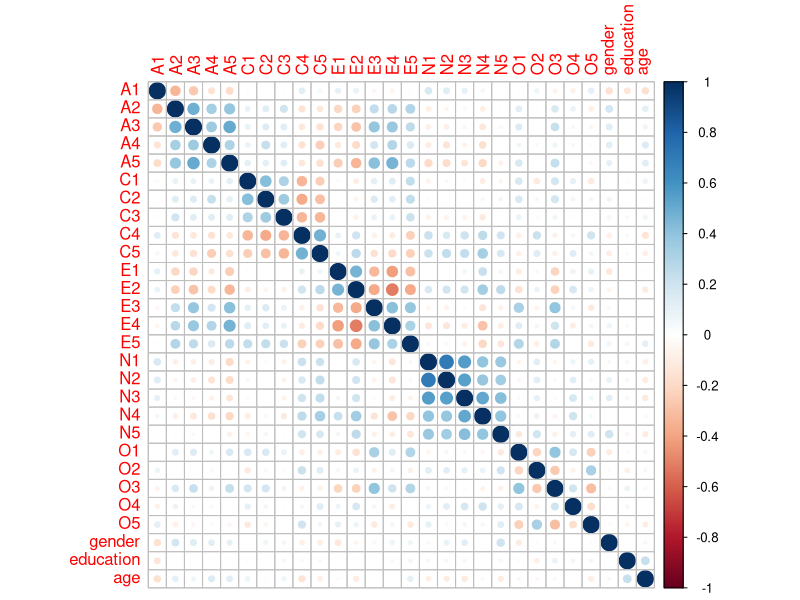
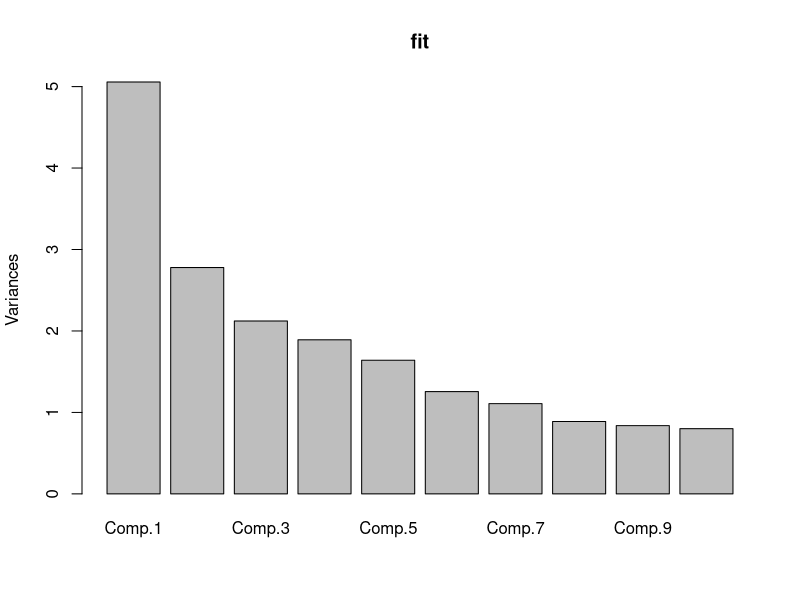
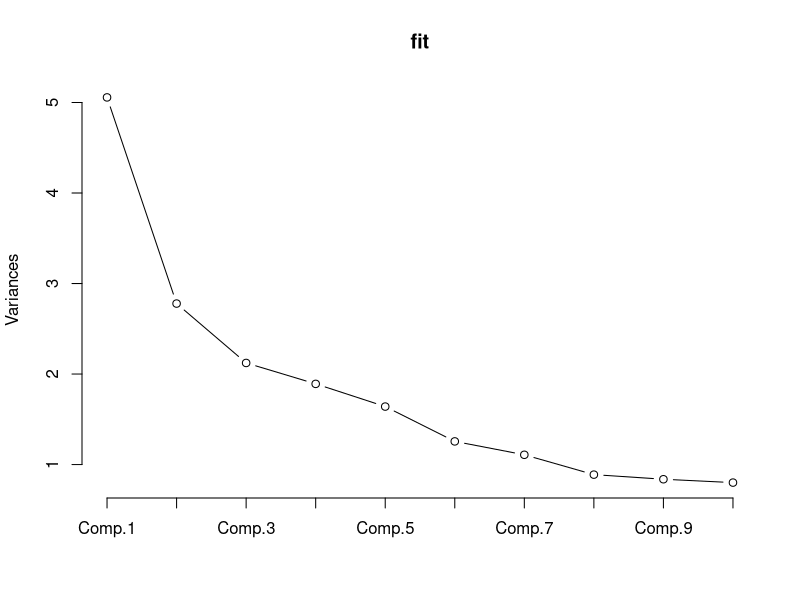
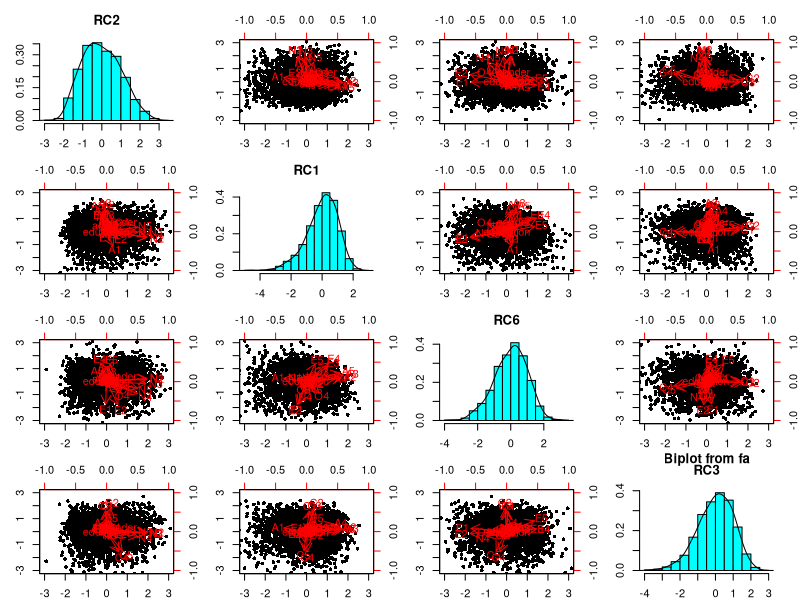
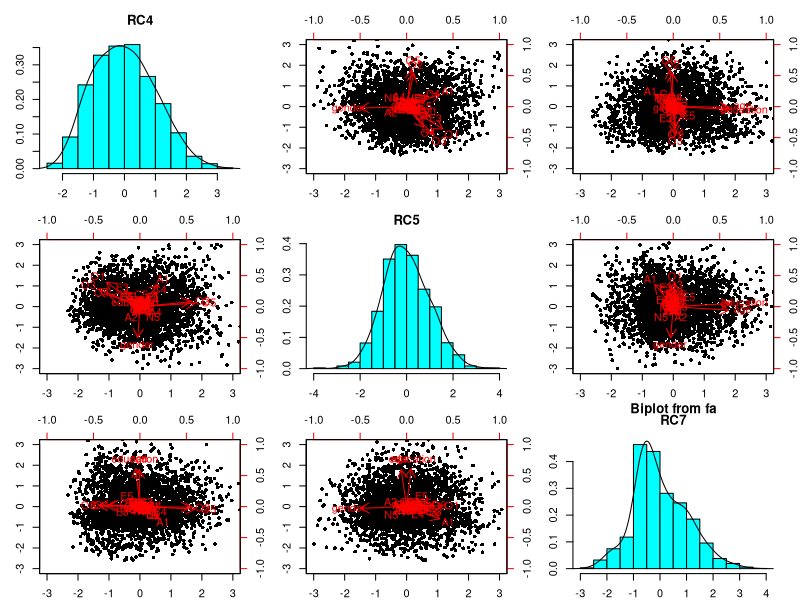
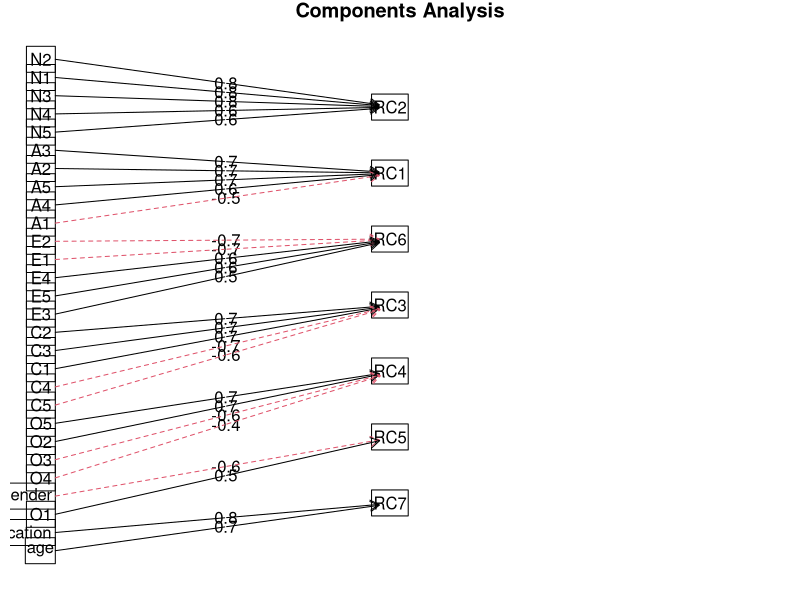

Here is the R script that generated these plots, in order:
# ANÁLISE MULTIVARIADA
#
# EXERCÍCIOS
#
# ANÁLISE FATORIAL
#
# 1) Usando o arquivo “Exerc A fatorial.xlsx”, realize a análise fatorial, seguindo todos
# os passos, desde a verificação da adequação da característica dos dados para
# essa análise até chegar na visualização gráfica do modelo e suas cargas
# fatoriais.

#
# Pacotes e libs necessários
#
require(psych)

library(readxl)
library(zoo)
library(data.table)

#
# PASSO 1 - Importar os dados
#
data <- read_excel(
  "Exerc_A_fatorial.xlsx",
  col_types = c(
    "numeric",
    "numeric",
    "numeric",
    "numeric",
    "numeric",
    "numeric",
    "numeric",
    "numeric",
    "numeric",
    "numeric",
    "numeric",
    "numeric",
    "numeric",
    "numeric",
    "numeric",
    "numeric",
    "numeric",
    "numeric",
    "numeric",
    "numeric",
    "numeric",
    "numeric",
    "numeric",
    "numeric",
    "numeric",
    "numeric",
    "numeric",
    "numeric"
  )
)
#data

#
# PASSO 2 - Verificar se os dados são numéricos
#
str(table)

#
# PASSO 3 - Verificar se há dados faltantes
#
#is.na(data)
sum(is.na(data))

#
# PASSO 4 - Tratar os dados faltantes definindo a média da coluna
#           usando as libs zoo e data.table
#
data <- na.aggregate(data)
data

#
# PASSO 5 - Criar tabela de correlação
#
tablecor <- cor(data)
round(tablecor, 2)

#
# PASSO 6 - Apresentar a matriz de correlação
#
corrplot::corrplot(tablecor, method = "circle")

#
# PASSO 7 - Realizar o teste de esfericidade (Bartlett)
#
cortest.bartlett(data)

#
# O teste indica que não é uma Matriz de Identidade, pois não atende: (p>0,05)
#

#
# PASSO 8 - Realizar o teste KMO
#
KMO(data)

#
# Quando MSA maior que 0,5 na análise KMO, então indica que a análise
# fatorial é adequada para o conjunto de dados
#

#
# PASSO 9 - Realizar a análise de componentes principais
#
fit <- princomp(data, cor = TRUE)
fit

#
# Com o summary de fit, temos um entendimento maior da análise
#
summary(fit)

#
# Apresentando o resultado através de gráfico de barras
# É possível verificar que 7 fatores possuem variância maior que 1
# e devem ser considerados
#
screeplot(fit)

#
# Apresentando o resultado através de gráfico de linhas
#
plot(fit, type = "lines")

#
# Rodando a Análise de Componentes Principais (sem rotacionar)
#
pcdata <- principal(data, nfactors = 7, n.obs = 2800, rotate = "none", scores = TRUE)
pcdata

#
# Rodando a Análise de Componentes Principais (com rotação varimax)
# Agora é possível verificar a relação de variáveis em relação aos fatores
#
pcdatavarimax <- principal(data, nfactors = 7, n.obs = 2800, rotate = "varimax", scores = TRUE)
pcdatavarimax

#
# PASSO 10 - Interpretação dos fatores e análise dos componentes
#
biplot(pcdatavarimax, choose=c(1,2,3,4))
biplot(pcdatavarimax, choose=c(5,6,7))
fa.diagram(pcdatavarimax)

#
# Relações identificadas (Fator x Variáveis)
# RC2 - N2, N1, N3, N4, N5
# RC1 - A3, A2, A5, A4, A1
# RC6 - E2, E1, E4, E5, E3
# RC3 - C2, C3, C1, C4, C5
# RC4 - 05, 02, 03, 04
# RC5 - gender, 01
# RC7 - education, age
#
